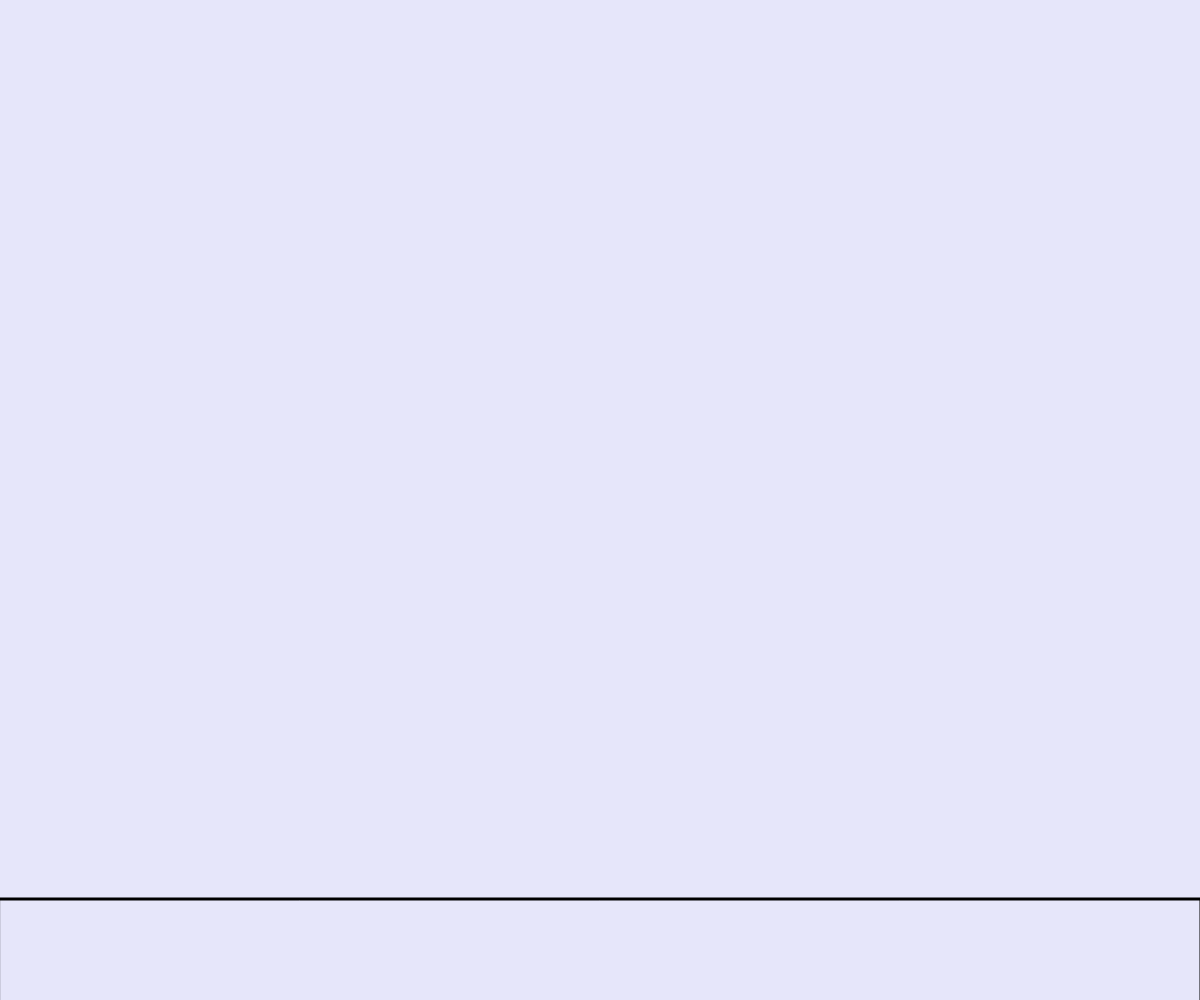
Frame 1 (no input)
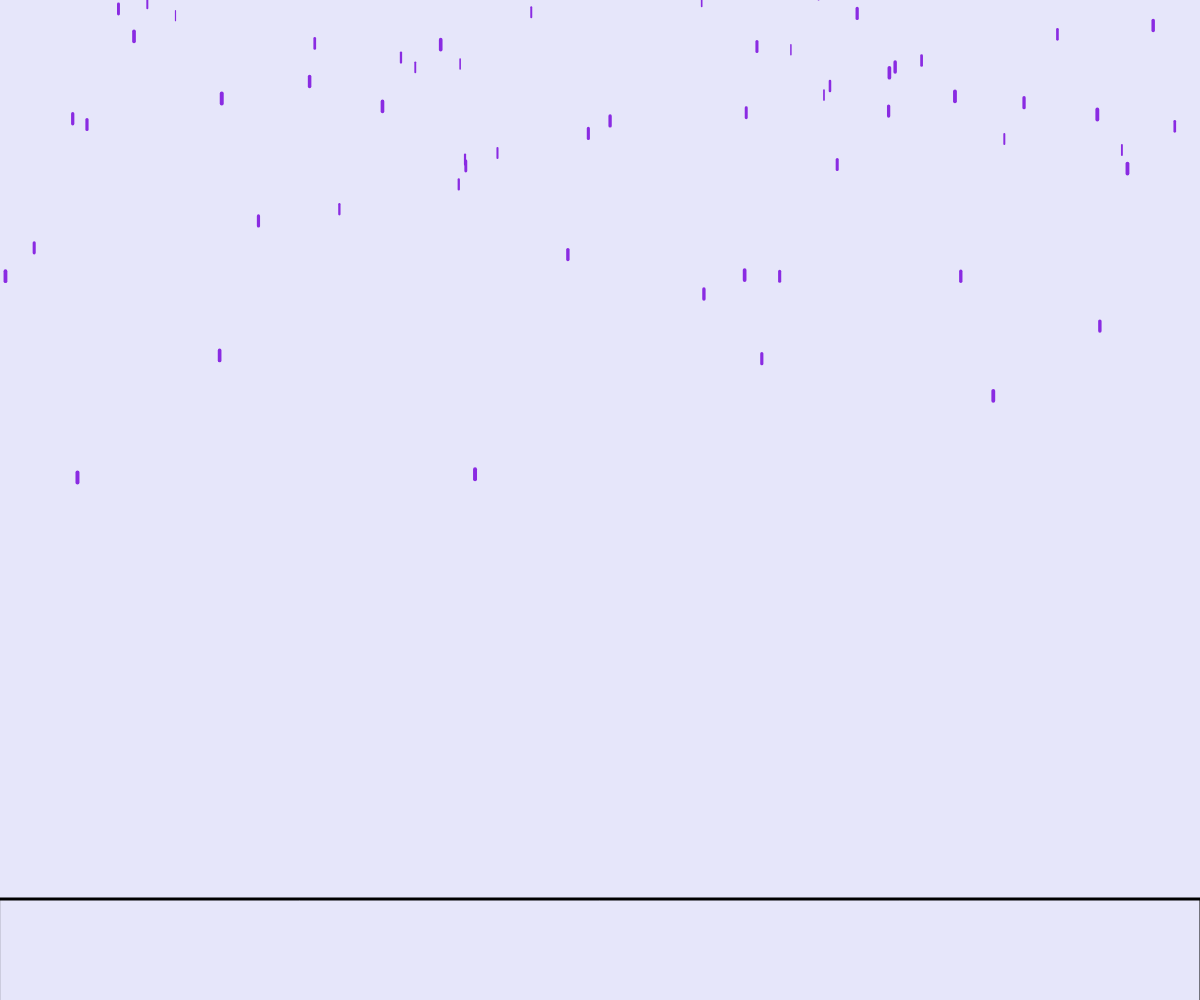
Frame 60 (no input)
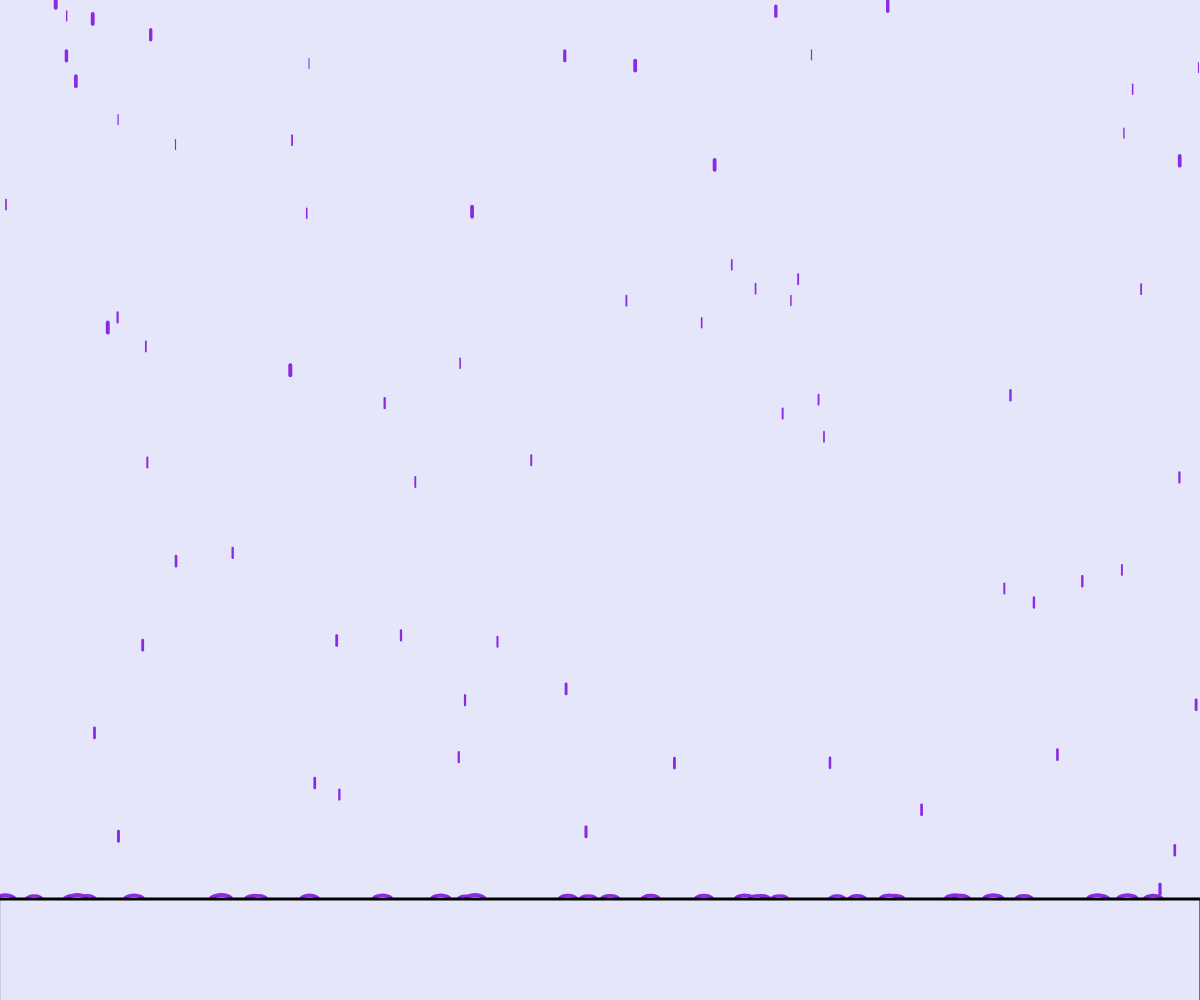
Frame 120 (the mouse pressed at the canvas centre since frame 60)

The p5.js sketch that drew these frames (run headless with seeded random() and noise() and a simulated clock; from frame 60 on, the mouse is pressed at the canvas centre):

// p5.js sketch
// ── sketch.js

let rains = []
let rainNum = 100 ;


function setup() {
    createCanvas(windowWidth, windowHeight);

    for(let i=0 ; i <rainNum;  i++){

        rains.push(new Rain());
    }


}

function draw() {
    clear();
    background(230,230,250)
    rains.forEach(rain=>{
        rain.fall();
        rain.show();
    })
    push();
    strokeWeight(5);

    line(0,windowHeight*0.9,windowWidth,windowHeight*0.9)
    pop();
    push();
    fill(230,230,250)
    rect(0,windowHeight*0.9,windowWidth,windowHeight)
    pop()
    ;
}

function windowResized() {
    resizeCanvas(windowWidth, windowHeight);
}
// ── Rain.js
this.sticky = false;


class Rain{


    constructor(){
        this.x = random(width);
        this.y = random(-500,-50);
        this.z = random(0,20);
        this.len = map(this.z,0,20,10,20);
        this.yspeed = map(this.z,0,20,1,3);
        this.prevXpos;
    }

    fall(){
        this.y = this.y + this.yspeed;
        let grav = map(this.z,0,20,0,0.2);
        this.yspeed = this.yspeed + grav;
        // console.log(this.x,this.y,sticky)

        if(this.y > height*0.9){
            this.prevXpos = this.x;
            this.x = random(width);
            sticky = true
            this.y = random(-200,-100);
            this.yspeed = map(this.z,0,20,1,10);


        }
    }

    show(){
        push();
        strokeWeight(map(this.z,0,20,1,4));
        stroke(138,43,226);
        line(this.x,this.y,this.x,this.y+10);

        if(sticky){
            ellipse(this.prevXpos,height*0.9,this.len,this.len*0.5);
        }
        pop();
    }
}
